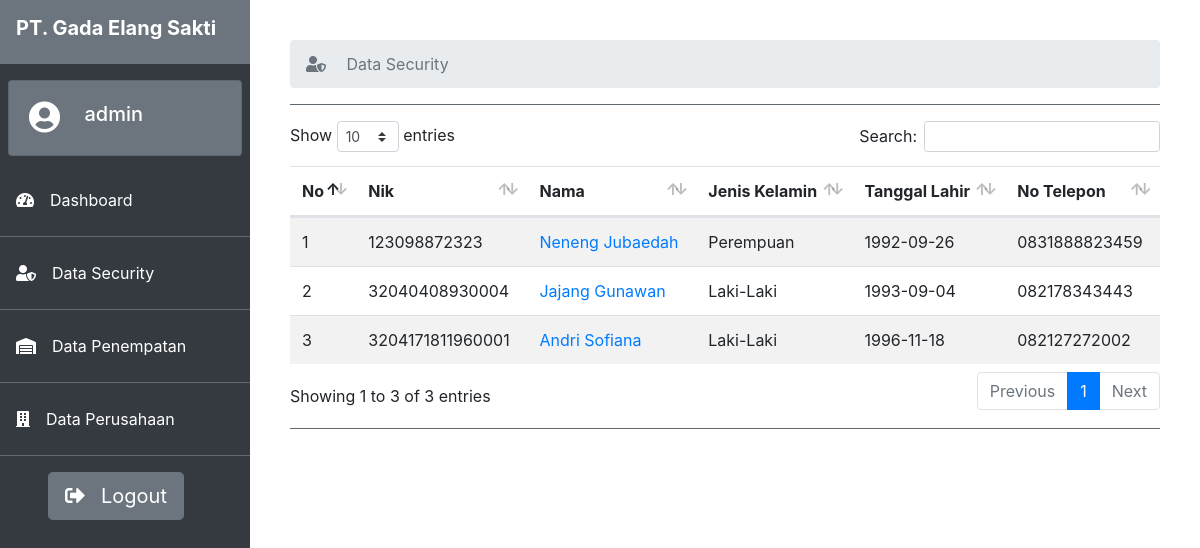
Screenshot of /user/sec-index.php (signed in) with the database file from the repository.
### tables this page shows
CREATE TABLE `tbkaryawan` (
  `nik` varchar(20) NOT NULL,
  `nama` varchar(225) NOT NULL,
  `jenis_kelamin` varchar(20) NOT NULL,
  `tempat_lahir` varchar(20) NOT NULL,
  `tanggal_lahir` varchar(20) NOT NULL,
  `alamat` varchar(225) NOT NULL,
  `no_telepon` varchar(20) NOT NULL
);

### user/sec-index.php (the view, shortened to what this page needs)
<?php include '../teamplate/head-user.php';
include '../koneksi.php'; ?>
<div class="content">
    <nav aria-label="breadcrumb">
        <ol class="breadcrumb">
            <li class="breadcrumb-item active">
                <i class="fas fa-user-shield mr-3"></i> Data Security
            </li>
        </ol>
    </nav>
    <hr class="bg-secondary">
    <div class="tabel mt-2">
        <!-- <?php
                $no = 1;
                ?> -->
        <div class="tabel">
            <table class="table table-striped table-hover mt-2" id="tabel">
                <thead>
                    <tr>
                        <th>No</th>
                        <th>Nik</th>
                        <th>Nama</th>
                        <th>Jenis Kelamin</th>
                        <th>Tanggal Lahir</th>
                        <th>No Telepon</th>
                    </tr>
                </thead>
                <tbody>
                    <?php
                    $karyawan = mysqli_query($koneksi, "SELECT * from tbkaryawan");
                    while ($row = mysqli_fetch_array($karyawan)) {
                        echo '
            <tr>
                <td>' . $no . '</td>
                <td>' . $row['nik'] . '</td>
                <td><a href="sec-profile.php?nik=' . $row['nik'] . '">' . $row['nama'] . '</a></td>
                <td>' . $row['jenis_kelamin'] . '</td>
                <td>' . $row['tanggal_lahir'] . '</td>
                <td>' . $row['no_telepon'] . '</td>';
                        $no++;
                    }
                    ?>
                </tbody>
            </table>
        </div>
        <hr class="bg-secondary">
    </div>
    <?php include '../teamplate/footer.php'; ?>

### rows the page displays
tbkaryawan: nik "123098872323", nama "Neneng Jubaedah", jenis_kelamin "Perempuan", tanggal_lahir "1992-09-26", no_telepon "0831888823459"
tbkaryawan: nik "32040408930004", nama "Jajang Gunawan", jenis_kelamin "Laki-Laki", tanggal_lahir "1993-09-04", no_telepon "082178343443"
tbkaryawan: nik "3204171811960001", nama "Andri Sofiana", jenis_kelamin "Laki-Laki", tanggal_lahir "1996-11-18", no_telepon "082127272002"

### other values shown
$_SESSION['username'] "admin"
